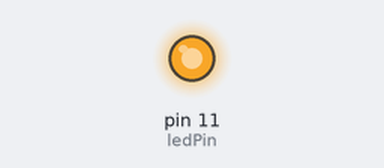
A sketch run on a simulated Arduino Uno, built with avr-gcc and run on an emulated ATmega328P. Shown: output pins drawn as LEDs (lit = HIGH).

Above: at 0.1 s.
Timing chart, 0 to 1.6 s (numbered marks = the images above):
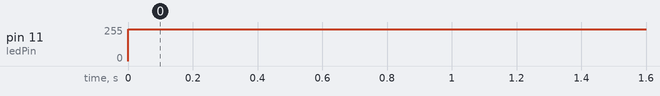

Measured:
- by itself, pin 11 (ledPin): 0/255 → 240/255 at 0.00 s

The sketch:

Task_1.01.ino
```cpp
int ledPin=11;

void setup() {
  // put your setup code here, to run once:
  pinMode(ledPin,OUTPUT);

}

void loop() {
  // put your main code here, to run repeatedly:
  analogWrite(ledPin,240);
  delay(10);

}
```
